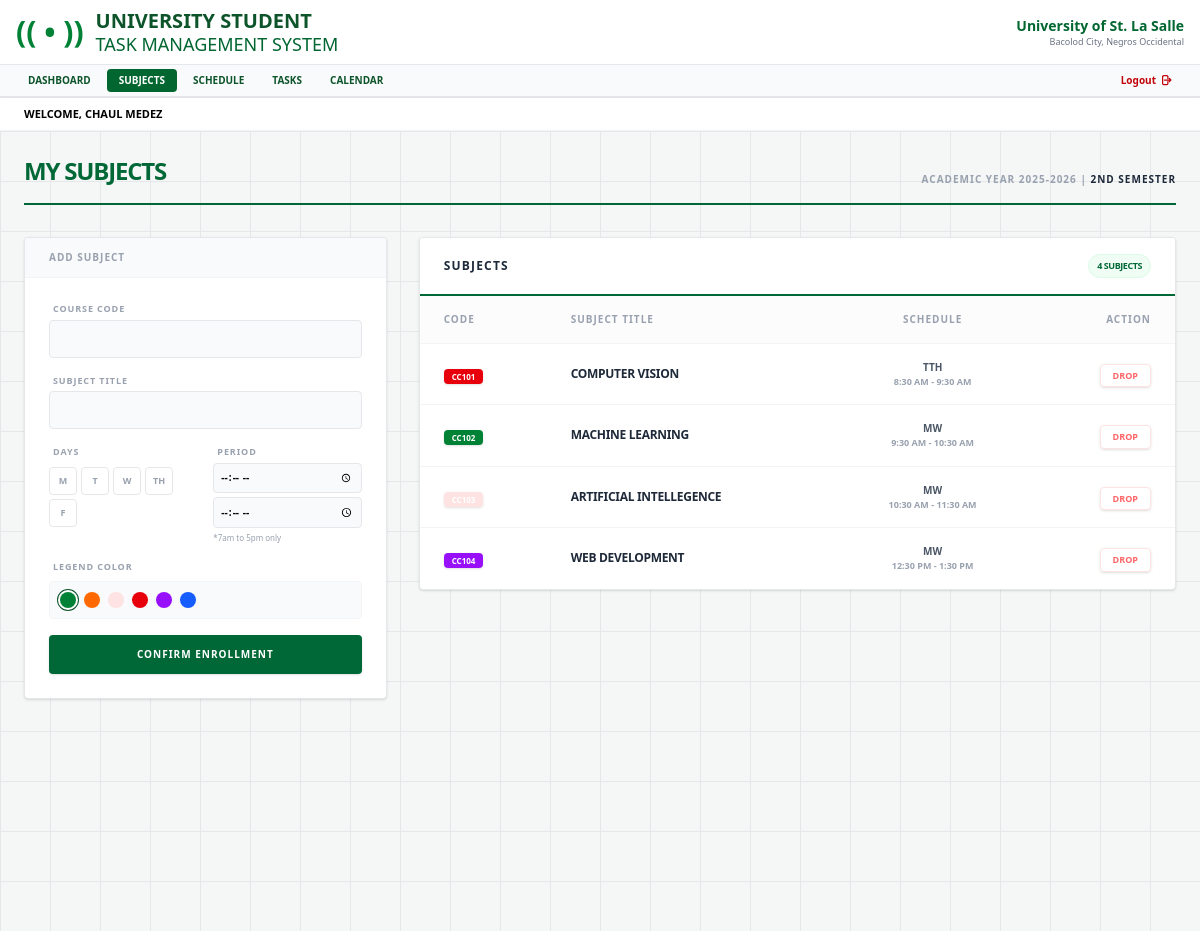
Page /subjects/ (signed in) on the committed database.
### assignmenttracker/models.py (models this page shows, shortened)
class Subject(models.Model):
    user = models.ForeignKey(User, on_delete=models.CASCADE)
    code = models.CharField(max_length=20)
    name = models.CharField(max_length=100)
    days = models.CharField(max_length=20)
    start_time = models.TimeField()
    end_time = models.TimeField()
    color = models.CharField(max_length=20, default='bg-green-700')

### assignmenttracker/views.py (the view, shortened to what this page needs)
# urls.py: path('subjects/', views.subject_list, name='subject_list'),
@login_required
def subject_list(request):
    subjects = Subject.objects.filter(user=request.user)
    return render(request, 'assignmenttracker/subjects.html', {'subjects': subjects})

### assignmenttracker/templates/assignmenttracker/subjects.html (shortened to what this page needs)
{% extends 'base.html' %}
{% load static %}
{% block content %}
<div class="bg-[#f4f7f6] min-h-screen p-6" style="background-image: linear-gradient(#e5e7eb 1px, transparent 1px), linear-gradient(90deg, #e5e7eb 1px, transparent 1px); background-size: 50px 50px;">
    <div class="max-w-6xl mx-auto">
        <div class="flex flex-col md:flex-row justify-between items-end border-b-2 border-[#006837] pb-4 mb-8">
            <div>
                <h2 class="text-2xl font-black text-[#006837] uppercase tracking-tighter">MY SUBJECTS</h2>
            </div>
            <div class="text-right hidden md:block">
                <p class="text-[10px] font-black text-gray-400 uppercase tracking-widest">Academic Year 2025-2026 | <span class="text-gray-800">2nd Semester</span></p>
            </div>
        </div>
        <div class="grid grid-cols-1 lg:grid-cols-3 gap-8">
            <div class="lg:col-span-1">
                <div class="bg-white rounded shadow-sm border border-gray-200 overflow-hidden">
                    <div class="bg-gray-50 px-6 py-3 border-b border-gray-100">
                        <h3 class="text-[10px] font-black text-gray-400 uppercase tracking-widest">Add Subject</h3>
                    </div>
                    <form method="POST" class="p-6 space-y-4">
                        <div>
                            <label class="block text-[9px] font-black text-gray-400 uppercase mb-1 ml-1 tracking-widest">Course Code</label>
                            <input type="text" name="code" class="w-full p-2.5 bg-gray-50 border border-gray-200 rounded text-xs font-bold text-gray-700 outline-none focus:border-green-600 transition-colors uppercase" required>
                        </div>
                        <div>
                            <label class="block text-[9px] font-black text-gray-400 uppercase mb-1 ml-1 tracking-widest">Subject Title</label>
                            <input type="text" name="name" class="w-full p-2.5 bg-gray-50 border border-gray-200 rounded text-xs font-bold text-gray-700 outline-none focus:border-green-600 transition-colors uppercase" required>
                        </div>
                        <div class="grid grid-cols-2 gap-4">
                            <div>
                                <label class="block text-[9px] font-black text-gray-400 uppercase mb-2 ml-1 tracking-widest">Days</label>
                                <div class="flex flex-wrap gap-1">
                                    <button type="button" onclick="toggleDay('M', this)" class="w-7 h-7 rounded border border-gray-200 text-gray-400 font-black text-[9px] flex items-center justify-center hover:border-green-600 transition-all uppercase">M</button>
                                    <button type="button" onclick="toggleDay('T', this)" class="w-7 h-7 rounded border border-gray-200 text-gray-400 font-black text-[9px] flex items-center justify-center hover:border-green-600 transition-all uppercase">T</button>
                                    <button type="button" onclick="toggleDay('W', this)" class="w-7 h-7 rounded border border-gray-200 text-gray-400 font-black text-[9px] flex items-center justify-center hover:border-green-600 transition-all uppercase">W</button>
                                    <button type="button" onclick="toggleDay('TH', this)" class="w-7 h-7 rounded border border-gray-200 text-gray-400 font-black text-[9px] flex items-center justify-center hover:border-green-600 transition-all uppercase">TH</button>
                                    <button type="button" onclick="toggleDay('F', this)" class="w-7 h-7 rounded border border-gray-200 text-gray-400 font-black text-[9px] flex items-center justify-center hover:border-green-600 transition-all uppercase">F</button>
                                </div>
                            </div>
                            <div>
                                <label class="block text-[9px] font-black text-gray-400 uppercase mb-1 ml-1 tracking-widest">Period </label>
                                <input type="time" name="start_time" min="07:00" max="18:00" step="1800" class="time-limit w-full p-1.5 bg-gray-50 border border-gray-200 rounded text-[10px] font-bold mb-1" required>
                                <input type="time" name="end_time" min="07:00" max="18:00" step="1800" class="time-limit w-full p-1.5 bg-gray-50 border border-gray-200 rounded text-[10px] font-bold" required>
                                <p class="text-[8px] text-gray-400 mt-1">*7am to 5pm only</p>
                            </div>
                        </div>
                        <div>
                            <label class="block text-[9px] font-black text-gray-400 uppercase mb-2 ml-1 tracking-widest">Legend Color</label>
                            <div class="flex flex-wrap gap-2 p-2.5 bg-gray-50 rounded border border-gray-100">
                                <button type="button" onclick="selectColor('bg-green-100', this)" class="color-btn w-4 h-4 rounded-full bg-green-700 ring-offset-2 ring-1 ring-green-900"></button>
                                <button type="button" onclick="selectColor('bg-orange-500', this)" class="color-btn w-4 h-4 rounded-full bg-orange-500"></button>
                                <button type="button" onclick="selectColor('bg-red-100', this)" class="color-btn w-4 h-4 rounded-full bg-red-100"></button>
                                <button type="button" onclick="selectColor('bg-red-600', this)" class="color-btn w-4 h-4 rounded-full bg-red-600"></button>
                                <button type="button" onclick="selectColor('bg-purple-600', this)" class="color-btn w-4 h-4 rounded-full bg-purple-600"></button>
                                <button type="button" onclick="selectColor('bg-blue-600', this)" class="color-btn w-4 h-4 rounded-full bg-blue-600"></button>
                            </div>
                        </div>
                        <button type="submit" class="w-full py-3 bg-[#006837] text-white font-black uppercase text-[10px] rounded shadow-sm hover:bg-green-800 transition-all tracking-widest">
                            Confirm Enrollment
                        </button>
                    </form>
                </div>
            </div>
            <div class="lg:col-span-2 space-y-6">
                <div class="bg-white rounded shadow-sm border border-gray-200 overflow-hidden">
                    <div class="px-6 py-4 bg-white border-b-2 border-[#006837] flex justify-between items-center">
                        <div>
                            <h3 class="text-xs font-black text-gray-800 uppercase tracking-widest leading-none">Subjects</h3>
                        </div>
                        <span class="bg-green-50 text-[#006837] text-[9px] px-2 py-1 rounded-full border border-green-100 font-black uppercase tracking-tighter">
                            {{ subjects.count }} Subjects
                        </span>
                    </div>
                    <table class="w-full text-left">
                        <thead>
                            <tr class="text-[10px] font-black text-gray-400 uppercase tracking-widest border-b border-gray-100">
                                <th class="px-6 py-4 bg-gray-50/50">Code</th>
                                <th class="px-6 py-4 bg-gray-50/50">Subject Title</th>
                                <th class="px-6 py-4 text-center bg-gray-50/50">Schedule</th>
                                <th class="px-6 py-4 text-right bg-gray-50/50">Action</th>
                            </tr>
                        </thead>
                        <tbody class="divide-y divide-gray-100">
                            {% for s in subjects %}
                            <tr class="hover:bg-green-50/20 transition-colors group">
                                <td class="px-6 py-4">
                                    <span class="{{ s.color }} text-white text-[8px] px-2 py-0.5 rounded font-black uppercase shadow-sm">
                                        {{ s.code }}
                                    </span>
                                </td>
                                <td class="px-6 py-4">
                                    <span class="text-xs font-bold text-gray-800 uppercase tracking-tight block">{{ s.name }}</span>
                                </td>
                                <td class="px-6 py-4 text-center">
                                    <span class="text-[10px] font-bold text-gray-600 uppercase block">{{ s.days }}</span>
                                    <span class="text-[9px] block text-gray-400 font-black">{{ s.start_time|time:"g:i A" }} - {{ s.end_time|time:"g:i A" }}</span>
                                </td>
                                <td class="px-6 py-4 text-right">
                                    <a href="{% url 'drop_subject' s.id %}"
                                       class="inline-block border border-red-100 text-red-400 hover:bg-red-600 hover:text-white px-3 py-1 rounded text-[9px] font-black uppercase transition-all shadow-sm active:transform active:scale-95"
                                       onclick="return confirm('Drop this subject?')">
                                         Drop
                                    </a>
                                </td>
                            </tr>
                            {% empty %}
                            <tr>
                                <td colspan="4" class="text-center py-16">
                                    <p class="text-[10px] text-gray-400 font-black uppercase tracking-widest italic">Enrollment Empty</p>
                                </td>
                            </tr>
                            {% endfor %}
                        </tbody>
                    </table>
                </div>
            </div>
        </div>
    </div>
</div>
{% endblock %}

### theme/templates/base.html (shortened to what this page needs)
{% load static tailwind_tags %}
<!DOCTYPE html>
<html lang="en">
<head>
    {% tailwind_css %}
</head>
<body class="bg-gray-100 font-sans leading-normal tracking-normal">
    <nav class="bg-white border-b border-gray-200">
        <div class="max-w-full px-4 py-2 flex justify-between items-center">
            <div class="flex items-center space-x-3">
                <div class="text-green-700 text-3xl font-bold">(( • ))</div>
                <div>
                    <h1 class="text-xl font-bold text-green-900 leading-tight uppercase">University Student</h1>
                    <h2 class="text-lg text-green-800 leading-tight uppercase">Task Management System</h2>
                </div>
            </div>
            <div class="flex items-center space-x-4">
                <div class="text-right hidden md:block">
                    <p class="text-green-800 font-bold text-sm">University of St. La Salle</p>
                    <p class="text-gray-500 text-xs text-[9px]">Bacolod City, Negros Occidental</p>
                </div>
            </div>
        </div>
        <div class="bg-gray-50 border-y border-gray-200">
            <div class="flex justify-between items-center px-4 py-1">
                <div class="flex space-x-1 text-[10px] font-bold uppercase text-purple-900 whitespace-nowrap overflow-x-auto">
                    <a href="{% url 'dashboard' %}" class="px-3 py-1 {% if request.resolver_match.url_name == 'dashboard' %}bg-green-800 text-white{% else %}hover:bg-green-700 hover:text-white text-green-900{% endif %} rounded transition-colors">Dashboard</a>
                    <a href="{% url 'subject_list' %}" class="px-3 py-1 {% if request.resolver_match.url_name == 'subject_list' %}bg-green-800 text-white{% else %}hover:bg-green-700 hover:text-white text-green-900{% endif %} rounded transition-colors">Subjects</a>
                    <a href="{% url 'schedule' %}" class="px-3 py-1 {% if request.resolver_match.url_name == 'schedule' %}bg-green-800 text-white{% else %}hover:bg-green-700 hover:text-white text-green-900{% endif %} rounded transition-colors">Schedule</a>
                    <a href="{% url 'add_assignment' %}" class="px-3 py-1 {% if request.resolver_match.url_name == 'add_assignment' %}bg-green-800 text-white{% else %}hover:bg-green-700 hover:text-white text-green-900{% endif %} rounded transition-colors">Tasks</a>
                     <a href="{% url 'calendar_view' %}" class="px-3 py-1 {% if request.resolver_match.url_name == 'calendar_view' %}bg-green-800 text-white{% else %}hover:bg-green-700 hover:text-white text-green-900{% endif %} rounded transition-colors">Calendar</a>
                </div>
                <div class="flex text-[10px] font-bold uppercase">
                    <form action="{% url 'logout' %}" method="post" class="inline">
                        <button type="submit" class="px-3 py-1 text-red-700 hover:bg-red-700 hover:text-white rounded transition-all flex items-center space-x-1">
                            <span>Logout</span>
                        </button>
                    </form>
                </div>
            </div>
        </div>
    </nav>
    <div class="bg-white px-6 py-2 border-b border-gray-100 shadow-sm">
        <p class="text-[11px] font-black text-black uppercase">
            Welcome, {{ user.first_name }} {{ user.last_name|default:"ALEAH JELEIN CORDOVA AREVALO" }}
        </p>
    </div>
    <main>
        {% block content %}
        {% endblock %}
    </main>
</body>
</html>

### rows in the picture
Subject: code "CC101", name "COMPUTER VISION", days "TTH", start_time "8:30 AM", end_time "9:30 AM"
Subject: code "CC102", name "MACHINE LEARNING", days "MW", start_time "9:30 AM", end_time "10:30 AM"
Subject: code "CC103", name "ARTIFICIAL INTELLEGENCE", days "MW", start_time "10:30 AM", end_time "11:30 AM"
Subject: code "CC104", name "WEB DEVELOPMENT", days "MW", start_time "12:30 PM", end_time "1:30 PM"

### other values in the picture
{{ user.first_name }} "CHAUL"
{{ user.last_name|default:"ALEAH JELEIN CORDOVA AREVALO" }} "MEDEZ"
{{ subjects.count }} "4"
